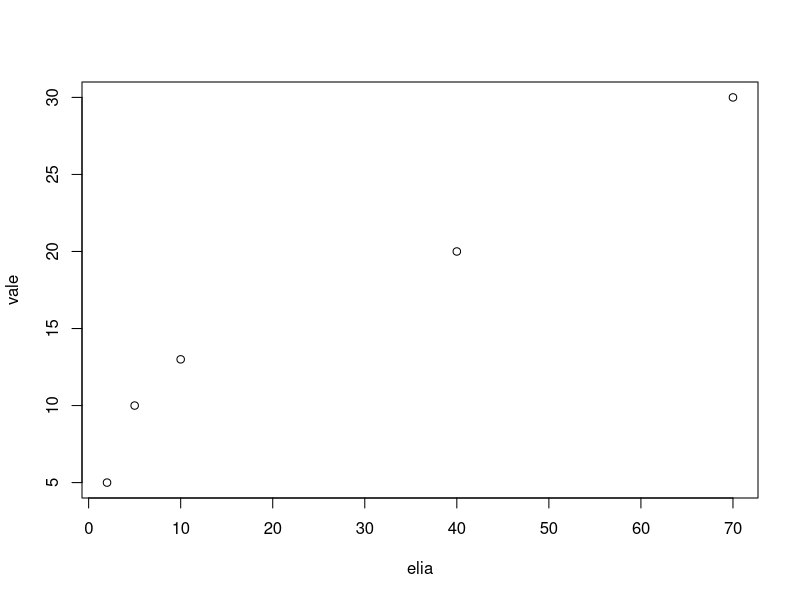
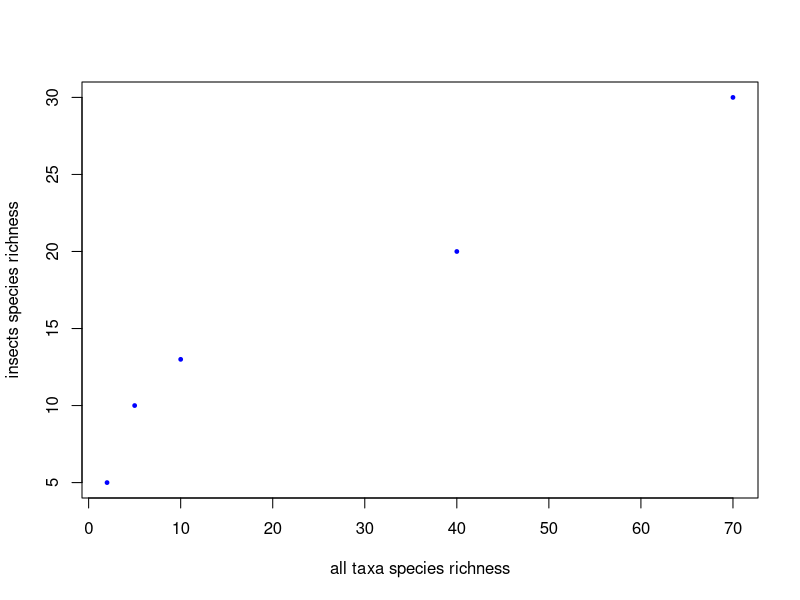

Source code (R) for these figures, in order:
# This is a comment and will help humans understand 

2 + 3

naza <- 2 + 3

marco <- 7 + 4

vale <- c(5, 10, 13, 20, 30) #samples of insect species richness

elia <- c(2, 5, 10, 40, 70) #species numbers of different taxa

plot(elia, vale) #graph about the two parameters

#If I want to change the point symbol I will use pch

plot(elia, vale, xlab="all taxa species richness", ylab="insects species richness", col="blue", pch=19, cex=.5)

#graph with names of axis (xlab, ylab), colored points (col), type of points (pch), size of points (cex)
